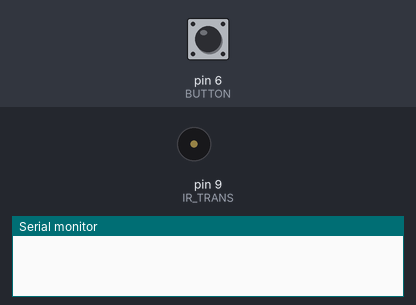
The sketch below on a simulated Arduino Uno, built with avr-gcc and run on an emulated ATmega328P. Parts: buzzer (waves = sounding), the last lines printed to the serial monitor. Inputs (shaded band) come from the test bench; at power-on: pin 6 (BUTTON) LOW.

Above: at 1.2 s.
1.3 s: pin 6 (BUTTON) pulled HIGH for 0.15 s
At 2.1 s:
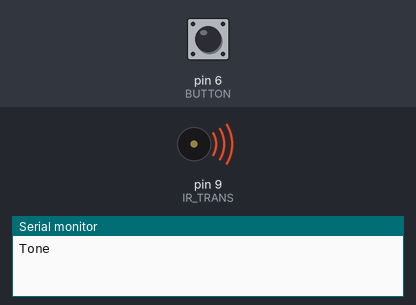
Timing chart, 0 to 4.3 s (numbered marks = the images above; inputs shaded):
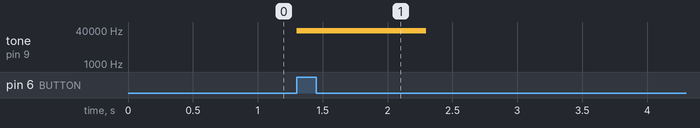

Measured:
- after the input at 1.3 s, tone on pin 9 (IR_TRANS): silent → 37000 Hz at once, → silent 1.0 s later

The sketch:

IR_TRANS_TEST.ino
```cpp
#define IR_TRANS 9
#define BUTTON 6
bool BUTTON_STATE = false;

void setup() {
  pinMode(IR_TRANS,OUTPUT);
  pinMode(BUTTON,INPUT);
  Serial.begin(9600);
}

void loop() {
  if(digitalRead(BUTTON) == HIGH){
    if(BUTTON_STATE == false){
      tone(IR_TRANS,37000,1000);
      Serial.print("Tone\n");
      BUTTON_STATE = true;
    }
  }
  else{
    BUTTON_STATE = false;
  }
}
```
